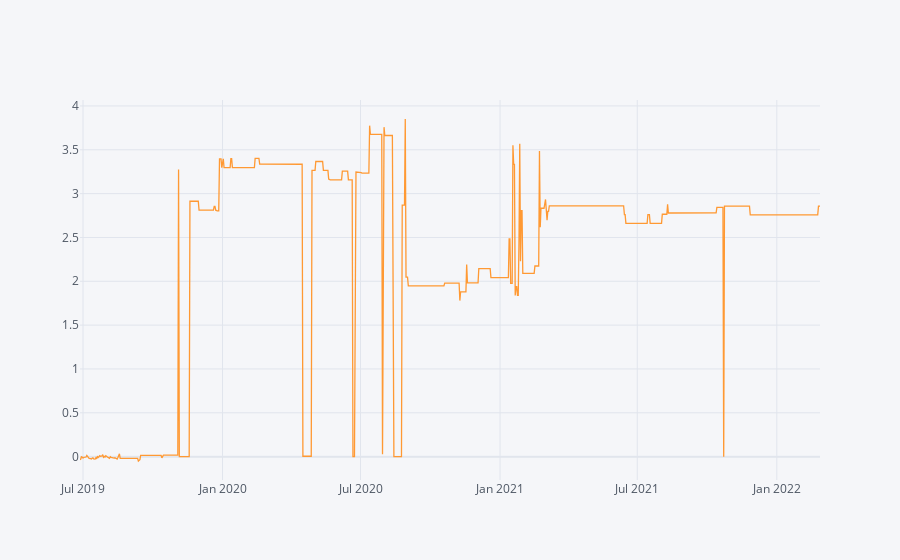

Notebook code cell kept with this figure:
### Markdown cell above
### Machine 520K002

### Code cell
df_520K002_New['Nitrogen Pressure 520K002'].iplot()

### Figure 1 — Plotly figure (JSON) as saved in the notebook; plotly's stock layout.template omitted (floating-point values rounded to 4 significant figures; data arrays with more than 128 entries replaced by an {"elided": "..."} marker saying what was removed)
{"data": [{"line": {"color": "rgba(255, 153, 51, 1.0)", "dash": "solid", "shape": "linear", "width": 1.3}, "mode": "lines", "name": "Nitrogen Pressure 520K002", "text": "", "type": "scatter", "x": {"elided": "938 str values"}, "y": {"elided": "938 float values"}}], "layout": {"legend": {"bgcolor": "#F5F6F9", "font": {"color": "#4D5663"}}, "paper_bgcolor": "#F5F6F9", "plot_bgcolor": "#F5F6F9", "title": {"font": {"color": "#4D5663"}}, "xaxis": {"gridcolor": "#E1E5ED", "showgrid": true, "tickfont": {"color": "#4D5663"}, "title": {"font": {"color": "#4D5663"}, "text": ""}, "zerolinecolor": "#E1E5ED"}, "yaxis": {"gridcolor": "#E1E5ED", "showgrid": true, "tickfont": {"color": "#4D5663"}, "title": {"font": {"color": "#4D5663"}, "text": ""}, "zerolinecolor": "#E1E5ED"}}}
